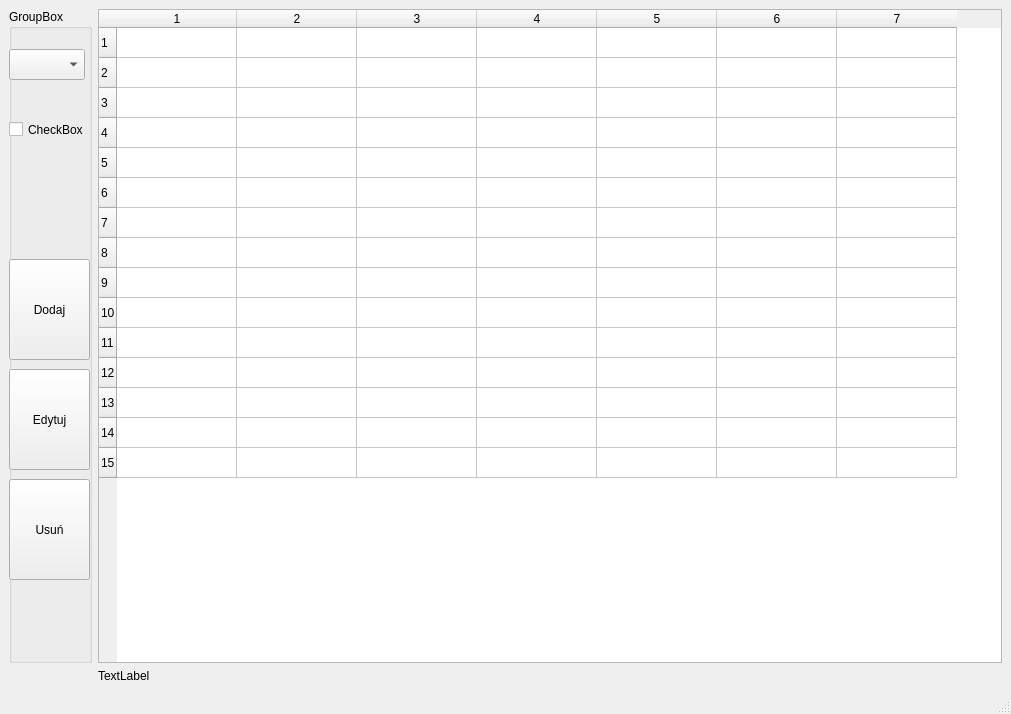
<?xml version="1.0" encoding="UTF-8"?>
<ui version="4.0">
 <class>MainWindow</class>
 <widget class="QMainWindow" name="MainWindow">
  <property name="geometry">
   <rect>
    <x>0</x>
    <y>0</y>
    <width>1011</width>
    <height>714</height>
   </rect>
  </property>
  <property name="windowTitle">
   <string>MainWindow</string>
  </property>
  <widget class="QWidget" name="centralwidget">
   <layout class="QGridLayout" name="gridLayout_2">
    <item row="3" column="2">
     <widget class="QTableWidget" name="tableWidget">
      <property name="rowCount">
       <number>15</number>
      </property>
      <property name="columnCount">
       <number>7</number>
      </property>
      <attribute name="horizontalHeaderMinimumSectionSize">
       <number>35</number>
      </attribute>
      <attribute name="horizontalHeaderDefaultSectionSize">
       <number>120</number>
      </attribute>
      <row/>
      <row/>
      <row/>
      <row/>
      <row/>
      <row/>
      <row/>
      <row/>
      <row/>
      <row/>
      <row/>
      <row/>
      <row/>
      <row/>
      <row/>
      <column/>
      <column/>
      <column/>
      <column/>
      <column/>
      <column/>
      <column/>
     </widget>
    </item>
    <item row="3" column="0" colspan="2">
     <widget class="QGroupBox" name="groupBox">
      <property name="title">
       <string>GroupBox</string>
      </property>
      <widget class="QPushButton" name="pushButton_2">
       <property name="geometry">
        <rect>
         <x>0</x>
         <y>470</y>
         <width>81</width>
         <height>101</height>
        </rect>
       </property>
       <property name="text">
        <string>Usuń</string>
       </property>
      </widget>
      <widget class="QPushButton" name="pushButton_3">
       <property name="geometry">
        <rect>
         <x>0</x>
         <y>360</y>
         <width>81</width>
         <height>101</height>
        </rect>
       </property>
       <property name="text">
        <string>Edytuj</string>
       </property>
      </widget>
      <widget class="QPushButton" name="pushButton">
       <property name="geometry">
        <rect>
         <x>0</x>
         <y>250</y>
         <width>81</width>
         <height>101</height>
        </rect>
       </property>
       <property name="text">
        <string>Dodaj</string>
       </property>
      </widget>
      <widget class="QCheckBox" name="checkBox">
       <property name="geometry">
        <rect>
         <x>0</x>
         <y>90</y>
         <width>81</width>
         <height>61</height>
        </rect>
       </property>
       <property name="text">
        <string>CheckBox</string>
       </property>
      </widget>
      <widget class="QComboBox" name="comboBox">
       <property name="geometry">
        <rect>
         <x>0</x>
         <y>40</y>
         <width>76</width>
         <height>31</height>
        </rect>
       </property>
      </widget>
     </widget>
    </item>
    <item row="4" column="2">
     <widget class="QLabel" name="label">
      <property name="text">
       <string>TextLabel</string>
      </property>
     </widget>
    </item>
    <item row="3" column="3">
     <layout class="QVBoxLayout" name="verticalLayout"/>
    </item>
   </layout>
  </widget>
  <widget class="QMenuBar" name="menubar">
   <property name="geometry">
    <rect>
     <x>0</x>
     <y>0</y>
     <width>1011</width>
     <height>26</height>
    </rect>
   </property>
  </widget>
  <widget class="QStatusBar" name="statusbar"/>
 </widget>
 <resources/>
 <connections/>
</ui>
